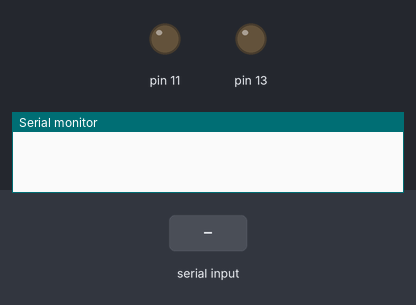
Bench run of a sketch on a simulated Arduino Uno, built with avr-gcc and run on an emulated ATmega328P. On the bench: output pins drawn as LEDs (lit = HIGH), the last lines printed to the serial monitor. The test bench sets the inputs (shaded band).

Above: at 4.2 s.
4.3 s: "1" received over the second serial link
At 6.0 s:
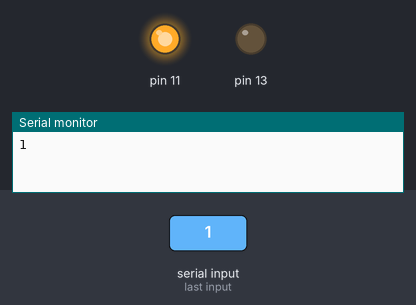
7.3 s: "0" received over the second serial link
At 10.0 s:
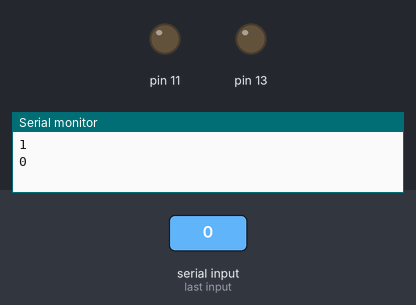
10.3 s: "2" received over the second serial link
At 12.0 s:
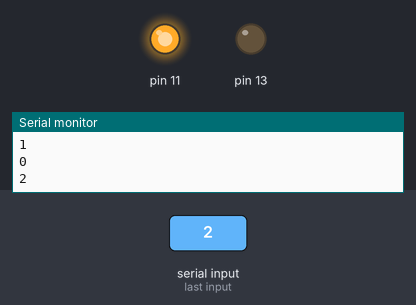
Timing chart, 0 to 13.8 s (numbered marks = the images above; inputs shaded):
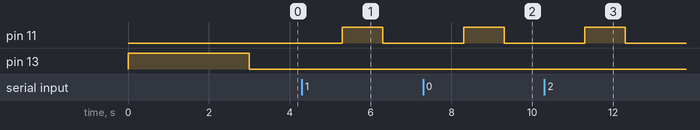

Measured:
- after the input at 4.3 s, pin 11: LOW → HIGH after 1.0 s, → LOW 1.0 s later
- after the input at 7.3 s, pin 11: LOW → HIGH after 1.0 s, → LOW 1.0 s later
- after the input at 10.3 s, pin 11: LOW → HIGH after 1.0 s, → LOW 1.0 s later

The sketch:

Lora_receive.ino
```cpp
#include <SoftwareSerial.h>

SoftwareSerial lora(4, 5);  // UNO (RX, TX) --> (Arduino Pin 4 ->Lora TX)
                                        // --> (Arduino Pin 5 ->Lora RX)
                                        // P1,P2,GND -->GND
                                        // BZ --> N/A
                                        // +V --> 3.3V
void setup() {
    Serial.begin(9600);
    lora.begin(9600);

    pinMode(13, OUTPUT);
    pinMode(11, OUTPUT);
    digitalWrite(13, HIGH);
    delay(3000);
    digitalWrite(13, LOW);
}

void loop() {
  if (lora.available()) {
    String read_string = lora.readString();
  //  Serial.println(read_string.length());
    Serial.println(read_string);
    digitalWrite(11, HIGH);
    delay(1000);
    digitalWrite(11, LOW);
  }
}
```
